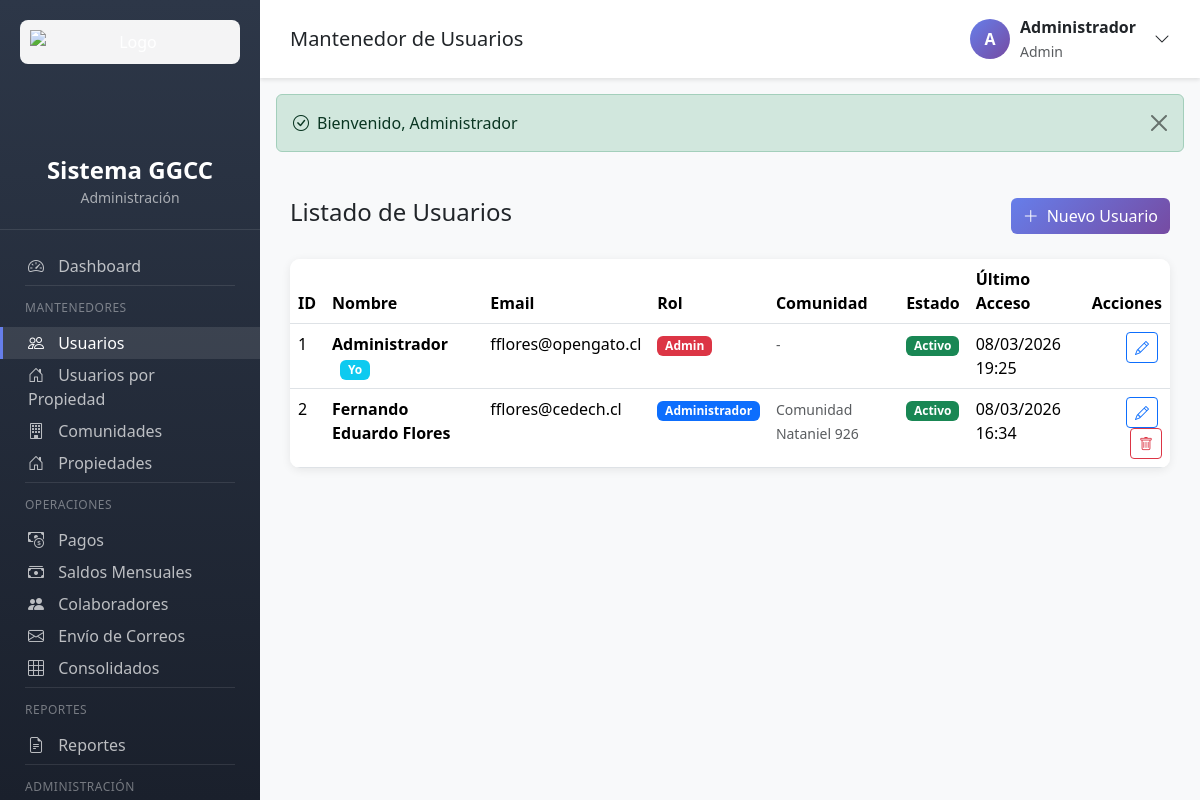
/usuarios.php (signed in), run on an earlier commit of the app's database.
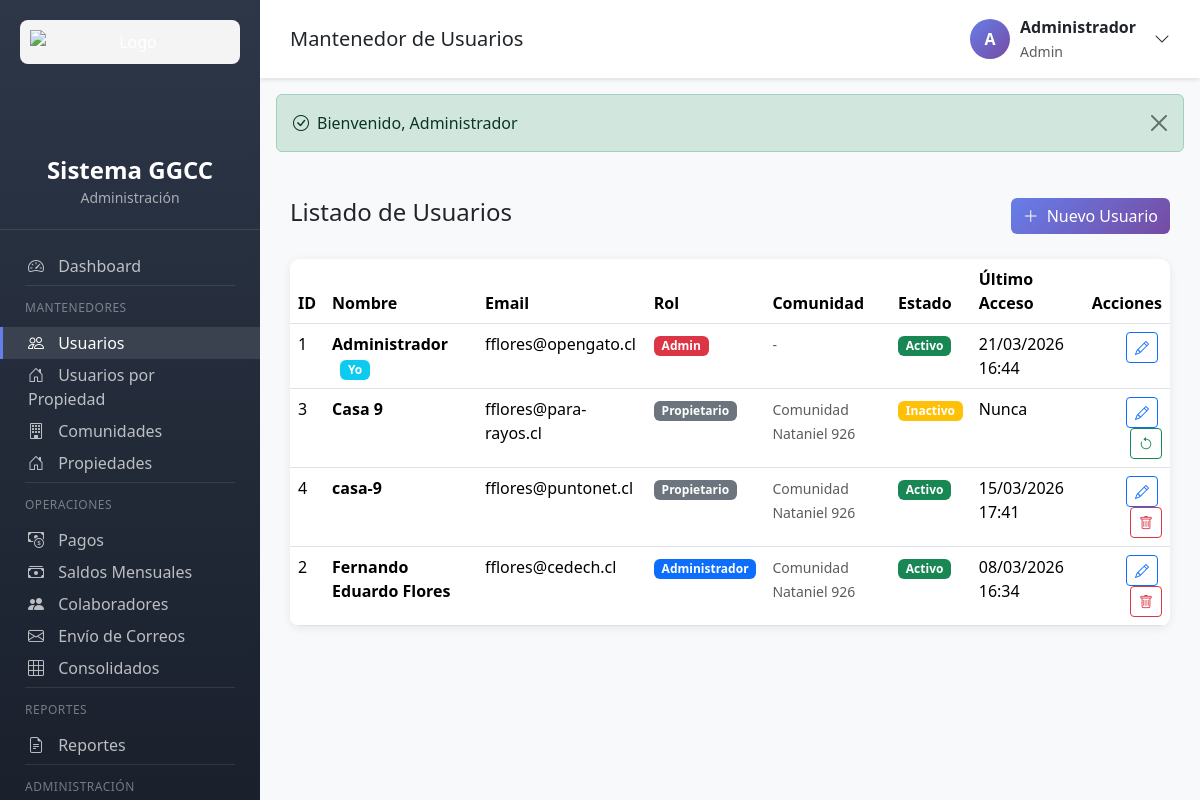
And on a later commit of the database.
### tables this page shows
CREATE TABLE `usuarios` (
  `id` int(11) NOT NULL AUTO_INCREMENT,
  `nombre` varchar(100) NOT NULL,
  `email` varchar(100) NOT NULL,
  `whatsapp` varchar(20) DEFAULT NULL,
  `password` varchar(255) NOT NULL,
  `rol` enum('admin','administrador','presidente','propietario') DEFAULT 'administrador',
  `comunidad_id` int(11) DEFAULT NULL,
  `propiedad_id` int(11) DEFAULT NULL,
  `firma_path` varchar(255) DEFAULT NULL,
  `activo` tinyint(1) DEFAULT 1,
  `ultimo_acceso` datetime DEFAULT NULL,
  `created_at` timestamp NOT NULL DEFAULT current_timestamp(),
  `updated_at` timestamp NOT NULL DEFAULT current_timestamp() ON UPDATE current_timestamp(),
  `reset_token` varchar(64) DEFAULT NULL,
  `reset_expires` datetime DEFAULT NULL,
  `es_propietario` tinyint(1) DEFAULT 0,
  PRIMARY KEY (`id`),
  UNIQUE KEY `email` (`email`),
  KEY `idx_email` (`email`),
  KEY `idx_rol` (`rol`),
  KEY `idx_activo` (`activo`),
  KEY `idx_comunidad` (`comunidad_id`),
  KEY `idx_reset_token` (`reset_token`),
  KEY `idx_propiedad_id` (`propiedad_id`),
  KEY `idx_es_propietario` (`es_propietario`),
  CONSTRAINT `fk_usuarios_propiedad` FOREIGN KEY (`propiedad_id`) REFERENCES `propiedades` (`id`) ON DELETE SET NULL
);

CREATE TABLE `comunidades` (
  `id` int(11) NOT NULL AUTO_INCREMENT,
  `nombre` varchar(150) NOT NULL,
  `direccion` text NOT NULL,
  `pais` varchar(50) DEFAULT 'Chile',
  `region` varchar(100) NOT NULL,
  `comuna` varchar(100) NOT NULL,
  `nombre_presidente` varchar(100) NOT NULL,
  `whatsapp_presidente` varchar(20) DEFAULT NULL,
  `email_presidente` varchar(100) DEFAULT NULL,
  `activo` tinyint(1) DEFAULT 1,
  `created_at` timestamp NOT NULL DEFAULT current_timestamp(),
  `updated_at` timestamp NOT NULL DEFAULT current_timestamp() ON UPDATE current_timestamp(),
  PRIMARY KEY (`id`),
  KEY `idx_nombre` (`nombre`),
  KEY `idx_activo` (`activo`),
  KEY `idx_comuna` (`comuna`)
);

### app/controllers/UsuariosController.php (called while the page is built, shortened)
<?php
class UsuariosController {
    private Usuario $userModel;
    public function __construct() {
        $this->userModel = new Usuario();
    }
    public function index(): void {
        if (getUserRole() === 'admin') {
            $usuarios = $this->userModel->getAllWithComunidad();
        }
        require_once VIEWS_PATH . '/usuarios/index.php';
    }
}

### config/config.php (called while the page is built, shortened)
<?php
spl_autoload_register(function ($class) {
    $paths = [
        APP_PATH . '/controllers/',
        APP_PATH . '/models/',
        APP_PATH . '/helpers/'
    ];
    foreach ($paths as $path) {
        $file = $path . $class . '.php';
        if (file_exists($file)) {
            return;
        }
    }
});
function e(string $text): string {
    return htmlspecialchars($text, ENT_QUOTES, 'UTF-8');
}
function getUserId(): ?int {
    return $_SESSION['user_id'] ?? null;
}
function formatDate(string $date, string $format = 'd/m/Y'): string {
    return date($format, strtotime($date));
}

### config/database.php (called while the page is built, shortened)
<?php
class Database {
    private static ?PDO $instance = null;
    public static function getConnection(): PDO {
        if (self::$instance === null) {
            try {
                $dsn = "mysql:host=" . DB_HOST . ";dbname=" . DB_NAME . ";charset=" . DB_CHARSET;
                $options = [
                    PDO::ATTR_ERRMODE => PDO::ERRMODE_EXCEPTION,
                    PDO::ATTR_DEFAULT_FETCH_MODE => PDO::FETCH_ASSOC,
                    PDO::ATTR_EMULATE_PREPARES => false,
                    PDO::MYSQL_ATTR_INIT_COMMAND => "SET NAMES " . DB_CHARSET . " COLLATE utf8mb4_unicode_ci"
                ];
                self::$instance = new PDO($dsn, DB_USER, DB_PASS, $options);
            } catch (PDOException $e) {
                throw new Exception("Error de conexión a la base de datos: " . $e->getMessage());
            }
        }
        return self::$instance;
    }
}
function getDB(): PDO {
    return Database::getConnection();
}

### app/models/Model.php (called while the page is built, shortened)
<?php
abstract class Model {
    public function __construct() {
        $this->db = getDB();
    }
}

### app/models/Usuario.php (called while the page is built, shortened)
<?php
require_once __DIR__ . '/Model.php';
class Usuario extends Model {
    protected string $table = 'usuarios';
    public function getAllWithComunidad(): array {
        $sql = "SELECT u.*, c.nombre as comunidad_nombre
                FROM {$this->table} u
                LEFT JOIN comunidades c ON u.comunidad_id = c.id
                ORDER BY u.nombre";
        $stmt = $this->db->query($sql);
        return $stmt->fetchAll();
    }
}

### app/views/usuarios/index.php (the view, shortened to what the rows shown need)
<?php
require_once __DIR__ . '/../partials/header.php';
?>
<div class="table-container">
    <div class="table-body">
        <table class="table table-hover mb-0">
            <thead>
                <tr>
                    <th>ID</th>
                    <th>Nombre</th>
                    <th>Email</th>
                    <th>Rol</th>
                    <th>Comunidad</th>
                    <th>Estado</th>
                    <th>Último Acceso</th>
                    <th class="text-end">Acciones</th>
                </tr>
            </thead>
            <tbody>
                <?php if (empty($usuarios)): ?>
                    <tr>
                        <td colspan="8" class="text-center text-muted py-5">
                            <i class="bi bi-people display-4 d-block mb-3"></i>
                            No hay usuarios registrados
                        </td>
                    </tr>
                <?php else: ?>
                    <?php foreach ($usuarios as $usuario): ?>
                        <tr>
                            <td><?= $usuario['id'] ?></td>
                            <td>
                                <strong><?= e($usuario['nombre']) ?></strong>
                                <?php if ($usuario['id'] == getUserId()): ?>
                                    <span class="badge bg-info ms-2">Yo</span>
                                <?php endif; ?>
                            </td>
                            <td><?= e($usuario['email']) ?></td>
                            <td>
                                <span class="badge bg-<?=
                                    $usuario['rol'] === 'admin' ? 'danger' :
                                    ($usuario['rol'] === 'administrador' ? 'primary' : 'secondary')
                                ?>">
                                    <?= ucfirst($usuario['rol']) ?>
                                </span>
                            </td>
                            <td>
                                <?php if ($usuario['comunidad_nombre']): ?>
                                    <small class="text-muted"><?= e($usuario['comunidad_nombre']) ?></small>
                                <?php else: ?>
                                    <small class="text-muted">-</small>
                                <?php endif; ?>
                            </td>
                            <td>
                                <span class="badge bg-<?= $usuario['activo'] ? 'success' : 'warning' ?>">
                                    <?= $usuario['activo'] ? 'Activo' : 'Inactivo' ?>
                                </span>
                            </td>
                            <td>
                                <?= $usuario['ultimo_acceso'] ? formatDate($usuario['ultimo_acceso'], 'd/m/Y H:i') : 'Nunca' ?>
                            </td>
                            <td class="text-end">
                                <a href="usuarios.php?action=edit&id=<?= $usuario['id'] ?>"
                                   class="btn btn-sm btn-outline-primary me-1" title="Editar">
                                    <i class="bi bi-pencil"></i>
                                </a>
                                <?php if ($usuario['activo']): ?>
                                    <?php if ($usuario['id'] != getUserId()): ?>
                                        <a href="usuarios.php?action=delete&id=<?= $usuario['id'] ?>"
                                           class="btn btn-sm btn-outline-danger"
                                           title="Eliminar"
                                           onclick="return confirm('¿Está seguro de eliminar este usuario?')">
                                            <i class="bi bi-trash"></i>
                                        </a>
                                    <?php endif; ?>
                                <?php else: ?>
                                    <a href="usuarios.php?action=restore&id=<?= $usuario['id'] ?>"
                                       class="btn btn-sm btn-outline-success"
                                       title="Reactivar"
                                       onclick="return confirm('¿Está seguro de reactivar este usuario?')">
                                        <i class="bi bi-arrow-counterclockwise"></i>
                                    </a>
                                <?php endif; ?>
                            </td>
                        </tr>
                    <?php endforeach; ?>
                <?php endif; ?>
            </tbody>
        </table>
    </div>
</div>
<?php require_once __DIR__ . '/../partials/footer.php'; ?>

What changed in the data, as far as the page shows it:
changed usuarios "fflores@opengato.cl": ultimo_acceso "08/03/2026 19:25" → "21/03/2026 16:44"
added usuarios: id "3", nombre "Casa 9", email "fflores@para-rayos.cl", rol "Propietario", comunidad.nombre "Comunidad Nataniel 926", activo "Inactivo", shows "Nunca"
added usuarios: id "4", nombre "casa-9", email "fflores@puntonet.cl", rol "Propietario", comunidad.nombre "Comunidad Nataniel 926", activo "Activo", ultimo_acceso "15/03/2026 17:41"
